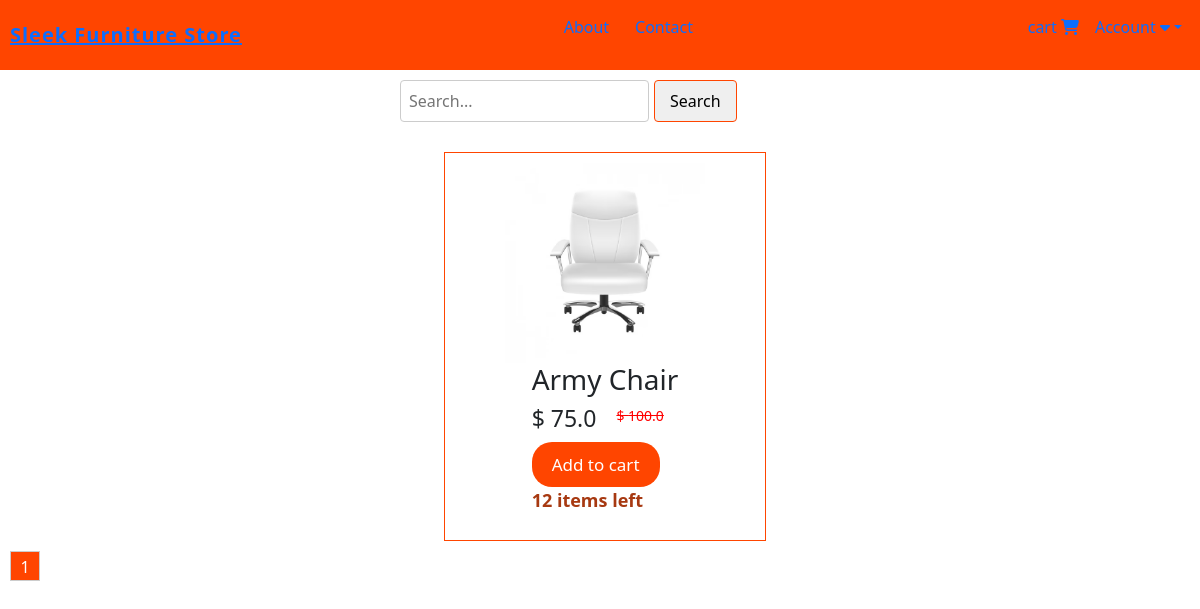
The app's page /all_products, older data.
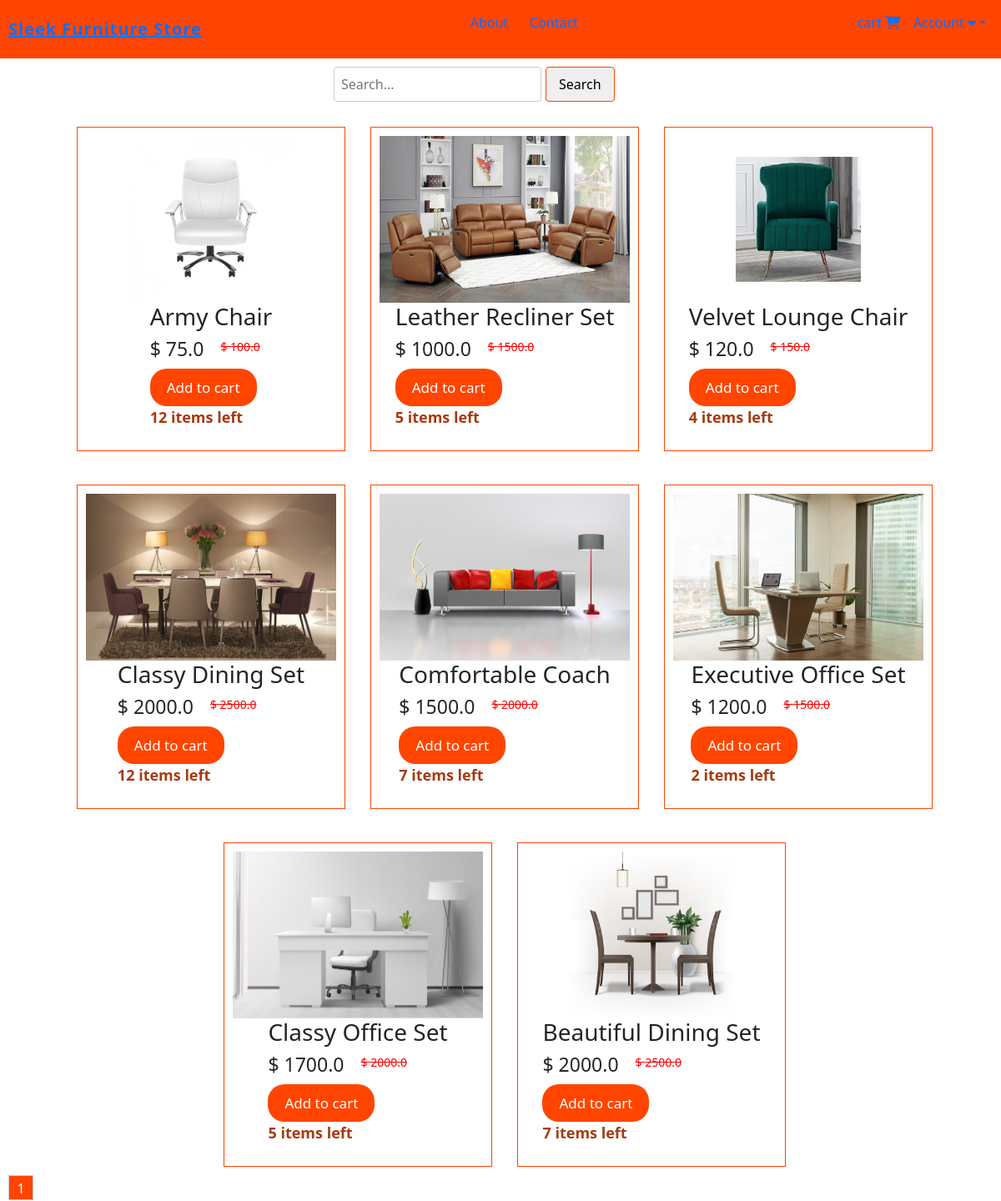
The same page, newer data.
### website/models.py (models this page shows, shortened)
class Product(db.Model):
    id = db.Column(db.Integer, primary_key=True)
    product_name = db.Column(db.String(100), nullable=False)
    current_price = db.Column(db.Float, nullable=False)
    previous_price = db.Column(db.Float, nullable=False)
    in_stock = db.Column(db.Integer, nullable=False)
    product_picture = db.Column(db.String(1000), nullable=False)
    flash_sale = db.Column(db.Boolean, default=False)
    date_added = db.Column(db.DateTime(), default=datetime.utcnow)
    carts = db.relationship('Cart', backref='product', cascade='all, delete-orphan')
    orders = db.relationship('Order', backref='product', cascade='all, delete-orphan')

### website/views.py (the view)
@views.route('/all_products')
def products():
    page = request.args.get('page', 1, type=int)
    per_page = 8
    items = Product.query.paginate(page=page, per_page=per_page)
    cart_items = Cart.query.filter_by(customer_link=current_user.id).all() if current_user.is_authenticated else []
    return render_template('allproducts.html', items=items, cart=cart_items)

### website/templates/allproducts.html (shortened to what this page needs)
{% extends 'base.html' %}
{% block content %}
<form class="search-form" role="search" action="/search" method="POST">
    <input name="search" type="search" placeholder="Search..." aria-label="Search">
    <button type="submit">Search</button>
</form>
<div class="homediv-container">
    {% for item in items %}
    <div class="home-products">
        <div class="product">
            <a href="{{ url_for('views.product', item_id=item.id) }}"><img class="displayimg" src="{{ item.product_picture }}" alt=""></a>
            <div class="product-details">
                <h3>{{ item.product_name }}</h6>
                <div class="price">
                    <h5>$ {{ item.current_price }}</h5>
                    <strike><p>$ {{ item.previous_price }}</p></strike>
                </div>
                <div class="actions">
                    <button><a href="/add-to-cart/{{ item.id }}">Add to cart</a></button>
                    <p style="color: rgb(167, 57, 17); font-weight: 600; font-size: 18px;">{{ item.in_stock }} items left</p>
                </div>
            </div>
        </div>
    </div>
    {% endfor %}
</div>
<div class="pagination">
    {% for page_num in items.iter_pages(left_edge=1, right_edge=1, left_current=1, right_current=2) %}
        {% if page_num %}
            {% if items.page == page_num %}
                <a href="{{ url_for('views.products', page=page_num) }}" class="current-page">{{ page_num }}</a>
            {% else %}
                <a href="{{ url_for('views.products', page=page_num) }}">{{ page_num }}</a>
            {% endif %}
        {% else %}
            <span class="ellipsis">...</span>
        {% endif %}
    {% endfor %}
</div>
{% endblock %}

### website/templates/base.html (shortened to what this page needs)
<!DOCTYPE html>
<html lang="en">
<head>
    <link rel="stylesheet" href="https://maxcdn.bootstrapcdn.com/bootstrap/5.3.2/css/bootstrap.min.css">
    <link rel="stylesheet" href="https://cdnjs.cloudflare.com/ajax/libs/bootstrap-icons/1.11.3/font/bootstrap-icons.min.css" />
    <link rel="stylesheet" href="{{ url_for('static', filename='css/navigation.css')}}">
    <link rel="stylesheet" href="{{ url_for('static', filename='css/home.css')}}">
    <link rel="stylesheet" href="{{ url_for('static', filename='css/all.min.css') }}">
    <link rel="stylesheet" href="{{ url_for('static', filename='css/bootstrap.min.css') }}">
</head>
<body>
    <nav>
        <a class="logo">Sleek Furniture Store</a>
        <div>
            <ul>
                <li><a href="#">About</a></li>
                <li><a href="#">Contact</a></li>
            </ul>
        </div>
        <ul>
            <li>
                {% if cart | length < 1 %}
                <a href="/cart">cart
                    <i class="fa-solid fa-cart-shopping"></i>
                </a>
                {% else %}
                <a href="/cart">cart
                    <i class="bi bi-{{ cart | length }}-square-fill"></i>
                </a>
                {% endif %}
            </li>
            <li>
                <a href="#"  class="dropdown-toggle" data-bs-toggle="dropdown">Account <i class="fas fa-caret-down"></i></a>
    </nav>
    {% block content %} {% endblock %}
</body>
</html>

### website/static/css/navigation.css (style rules this page uses)
body { font-family: 'Arial', sans-serif; margin: 0; padding: 0; background: #eaeaea; }
nav { background-color: #f9f9f9; padding: 10px; display: flex; justify-content: space-between; align-items: center; background-color:orangered; }
nav .logo { font-size: 20px; font-weight: 700; letter-spacing: 1px; }
nav div { display: flex; justify-content: space-between; align-items: center; }
nav div ul { list-style: none; display: flex; margin-right: 5px; }
nav div ul li { margin: 5px; }
nav div ul li a { font-size: 16px; text-decoration: none; }
nav ul { display: flex; justify-content: space-between; align-items: center; list-style: none; }
nav ul li a { text-decoration: none; margin: 8px; }
.displayimg { height: 202px; width: 180px; max-width: 100%; }

### website/static/css/home.css (style rules this page uses)
.homediv-container { background-color: #fff; display: flex; flex-wrap: wrap; gap: 20px; justify-content: center; }
.home-products { margin-top: 20px; margin-left: 10px; padding: 10px; align-items: center; border: 1px solid orangered; }
.product { display: flex; flex-direction: column; width: 300px; align-items: center; }
.product img { max-width: 100%; width: 100%; height: 200px; }
.product-details { flex: 1; }
.product-details h3 { font-size: 28px; }
.price { display: flex; align-items: center; }
.price h5 { margin-right: 20px; font-size: 23px; }
.price strike { font-size: 14px; color: red; }
.actions a { text-decoration: none; }
.actions button { color: #fff; background-color: orangered; padding: 10px 20px; font-size: 17px; border: none; border-radius: 20px; }
.actions button a { color: #fff; }
.pagination { display: flex; margin-left: 10px; margin-top: 10px; }
.pagination a { display: inline-block; width: 30px; height: 30px; text-align: center; line-height: 30px; border: 1px solid #ccc; text-decoration: none; color: #333; }
.pagination a.current-page { background-color: orangered; color: white; }
.search-form { display: flex; align-items: center; margin: 10px auto; width: 400px; }
.search-form input[type="search"] { padding: 8px; border-radius: 4px; border: 1px solid #ccc; margin-right: 5px; }
.search-form button { padding: 8px 15px; border-radius: 4px; border: 1px solid orangered; cursor: pointer; }

Row changes from the older to the newer data that the page shows:
added Product: product_picture (picture), product_name "Leather Recliner Set", current_price "1000.0", previous_price "1500.0", in_stock "5"
added Product: product_picture (picture), product_name "Velvet Lounge Chair", current_price "120.0", previous_price "150.0", in_stock "4"
added Product: product_picture (picture), product_name "Classy Dining Set", current_price "2000.0", previous_price "2500.0", in_stock "12"
added Product: product_picture (picture), product_name "Comfortable Coach", current_price "1500.0", previous_price "2000.0", in_stock "7"
added Product: product_picture (picture), product_name "Executive Office Set", current_price "1200.0", previous_price "1500.0", in_stock "2"
added Product: product_picture (picture), product_name "Classy Office Set", current_price "1700.0", previous_price "2000.0", in_stock "5"
added Product: product_picture (picture), product_name "Beautiful Dining Set", current_price "2000.0", previous_price "2500.0", in_stock "7"
